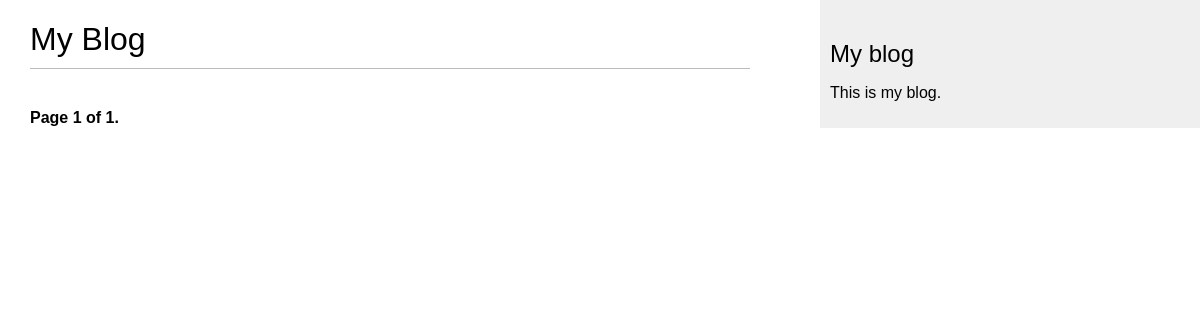
The page /blog/ on the database as committed earlier.
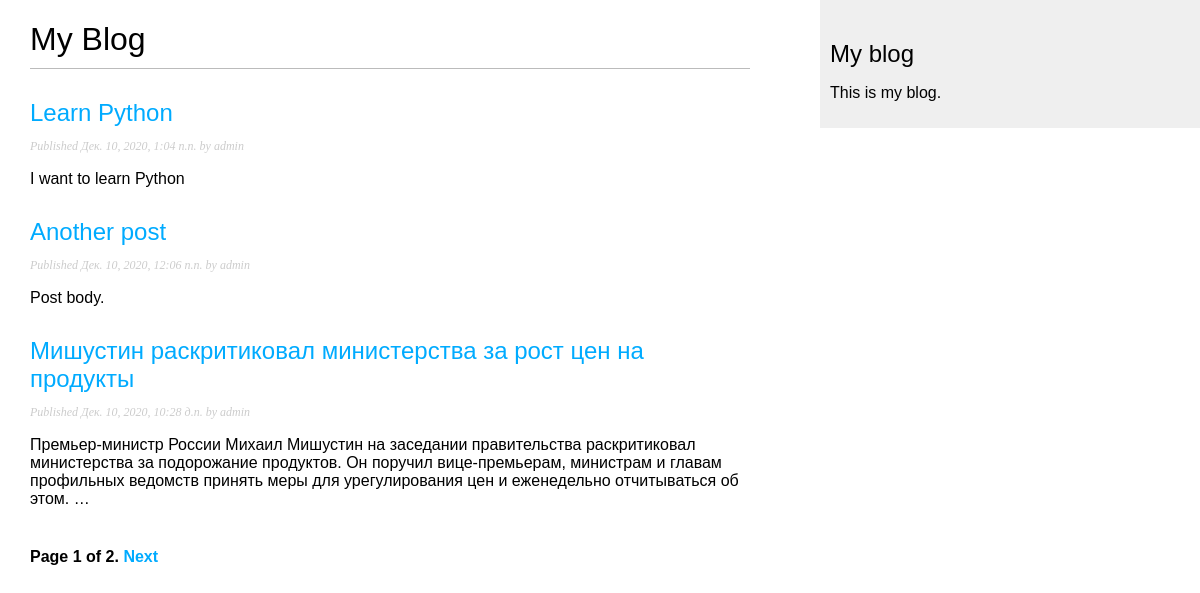
The same page on the database as committed later.
### blog/models.py (models this page shows, shortened)
class Post(models.Model):
    STATUS_CHOICES = (
        ('draft', 'Draft'),
        ('published', 'Published'),
    )
    title = models.CharField(max_length=250)
    slug = models.SlugField(max_length=250, unique_for_date='publish')
    author = models.ForeignKey(
        User, on_delete=models.CASCADE, related_name='blog_posts'
        )
    body = models.TextField()
    publish = models.DateTimeField(default=timezone.now)
    created = models.DateTimeField(auto_now_add=True)
    updated = models.DateTimeField(auto_now=True)
    status = models.CharField(
        max_length=10, choices=STATUS_CHOICES, default='draft'
        )
    objects = models.Manager() # Менеджер по умолчанию.
    published = PublishedManager() # Наш новый менеджер.
    def get_absolute_url(self):
        return reverse(
            'blog:post_detail', args=[self.publish.year,
            self.publish.month, self.publish.day, self.slug]
            )
    class Meta:
        ordering = ('-publish',)

### blog/views.py (the view)
# urls.py: path('', views.PostListView.as_view(), name='post_list'),
class PostListView(ListView):
    queryset = Post.published.all()
    context_object_name= 'posts'
    paginate_by = 3
    template_name = 'blog/post/list.html'

### blog/templates/blog/post/list.html (shortened to what this page needs)
{% extends "blog/base.html" %}
{% block content %}
  <h1>My Blog</h1>
  {% for post in posts %}
    <h2>
      <a href="{{ post.get_absolute_url }}">{{ post.title }}</a>
    </h2>
    <p class="date">Published {{ post.publish }} by {{ post.author }}</p>
    {{ post.body|truncatewords:30|linebreaks }}
  {% endfor %}
  {% include "pagination.html" with page=page_obj %}
{% endblock %}

### blog/templates/blog/base.html (shortened to what this page needs)
{% load static %}
<!DOCTYPE html>
<html>
<head>
  <link href="{% static 'css/blog.css' %}" rel="stylesheet">
</head>
<body>
  <div id="content">
    {% block content %}{% endblock %}
  </div>
  <div id="sidebar">
    <h2>My blog</h2>
    <p>This is my blog.</p>
  </div>
</body>
</html>

### blog/templates/pagination.html (shortened to what this page needs)
<div class="pagination">
    <span class="step-links">
      <span class="current">
        Page {{ page.number }} of {{ page.paginator.num_pages }}.
      </span>
      {% if page.has_next %}
        <a href="?page={{ page.next_page_number }}">Next</a>
      {% endif %}
    </span>
  </div>

### blog/static/css/blog.css (style rules this page uses)
body { margin:0; padding:0; font-family:helvetica, sans-serif; }
a { color:#00abff; text-decoration:none; }
h1 { font-weight:normal; border-bottom:1px solid #bbb; padding:0 0 10px 0; }
h2 { font-weight:normal; margin:30px 0 0; }
#content { float:left; width:60%; padding:0 0 0 30px; }
#sidebar { float:right; width:30%; padding:10px; background:#efefef; height:100%; }
p.date { color:#ccc; font-family: georgia, serif; font-size: 12px; font-style: italic; }
.pagination { margin:40px 0; font-weight:bold; }

Rows that differ between the two databases and show on the page:
now on this page (row edited): Post: title "Learn Python", publish "Дек. 10, 2020, 1:04 п.п.", author "admin", body "I want to learn Python"
now on this page (row edited): Post: title "Another post", publish "Дек. 10, 2020, 12:06 п.п.", author "admin", body "Post body."
now on this page (row edited): Post: title "Мишустин раскритиковал министерства за рост цен на продукты", publish "Дек. 10, 2020, 10:28 д.п.", author "admin", body "Премьер-министр России Михаил Мишустин на заседании правительства раскритиковал министерства за подорожание продуктов. Он поручил вице-премьерам, министрам и главам профильных ведомств принять меры для урегулирования цен и еженедельно отчитываться об этом. …"
Other text that changed with them:
{{ page.paginator.num_pages }}: "1" → "2"
text now shown: "Next"
